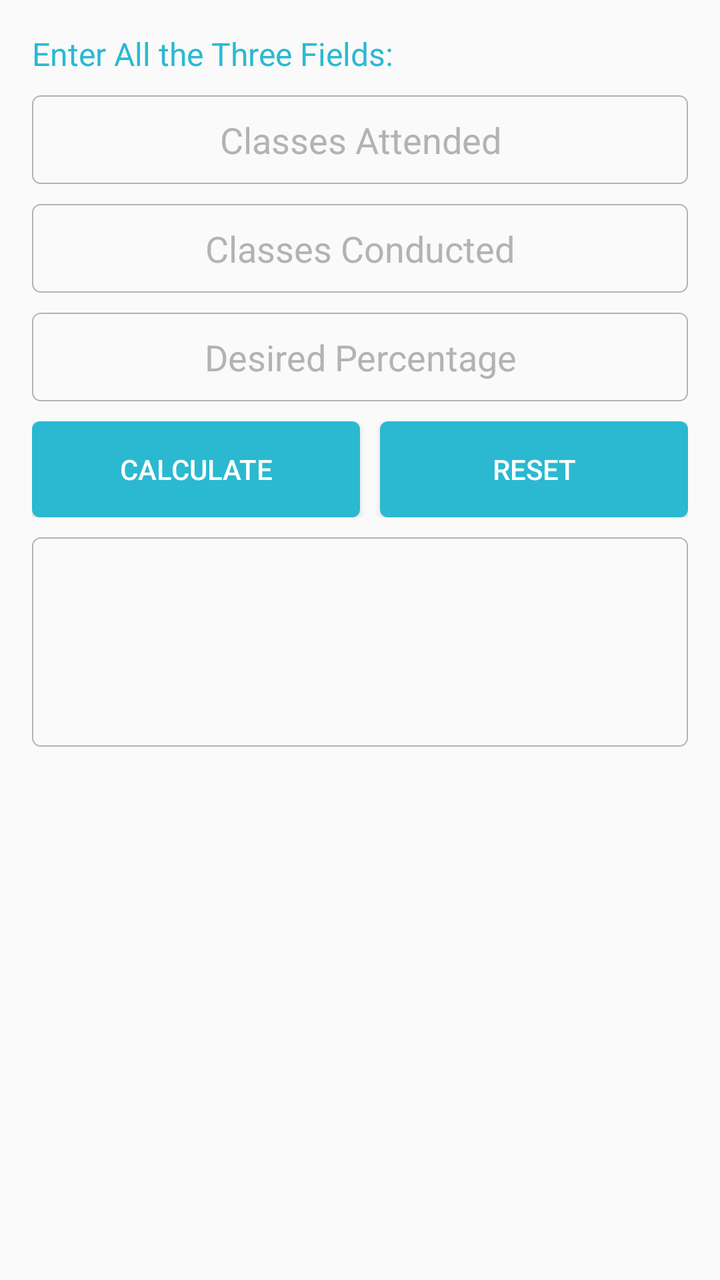
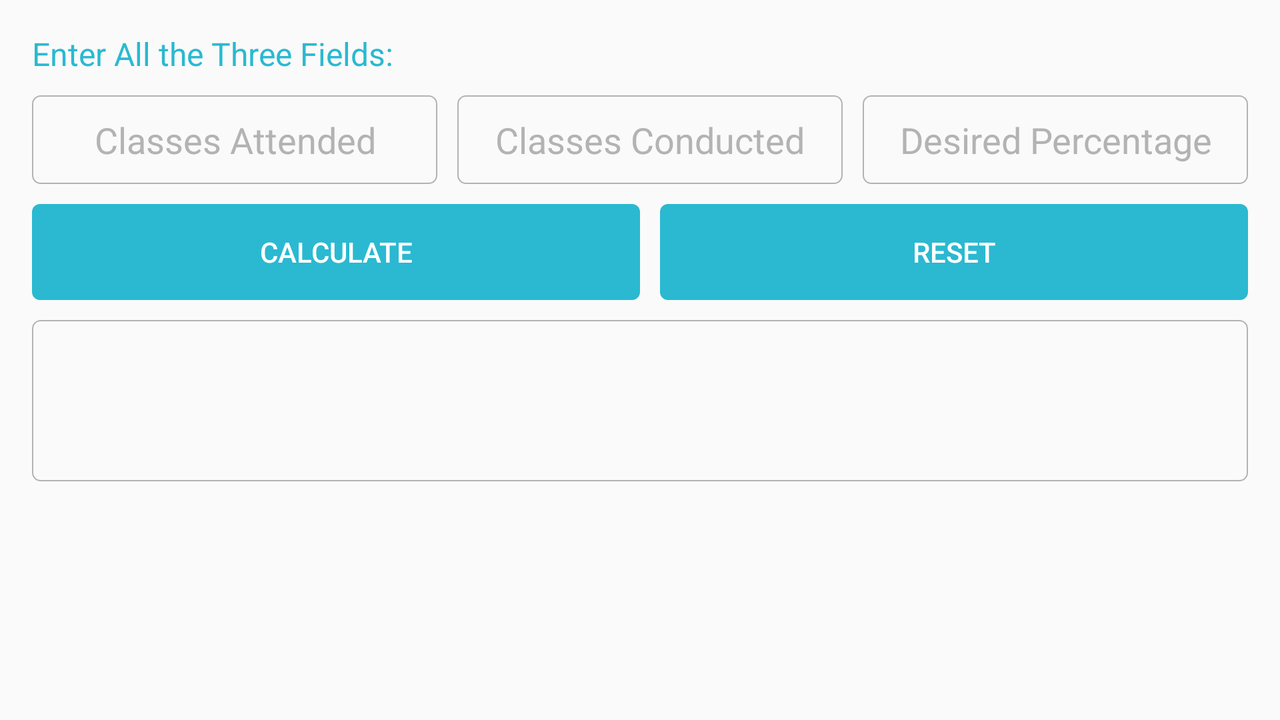

An Android layout and its configuration variant, each rendered on a device that would load it. The default file and the variant file are quoted in full after the pictures.
<!-- AndroidManifest.xml: application theme AppTheme -->
<!-- res/layout/activity_main_activity_trial.xml -->
<LinearLayout xmlns:android="http://schemas.android.com/apk/res/android"
    xmlns:tools="http://schemas.android.com/tools"
    android:layout_width="match_parent"
    android:layout_height="match_parent"
    android:orientation="vertical"
    android:paddingBottom="@dimen/activity_vertical_margin"
    android:paddingLeft="@dimen/activity_horizontal_margin"
    android:paddingRight="@dimen/activity_horizontal_margin"
    android:paddingTop="@dimen/activity_vertical_margin"
    tools:context=".MainActivityTrial">

    <TextView
        android:layout_width="wrap_content"
        android:layout_height="wrap_content"
        android:paddingBottom="10dp"
        android:text="Enter All the Three Fields: "
        android:textColor="@color/primary"
        android:textSize="16sp" />

    <EditText
        android:id="@+id/editText1"
        android:layout_width="match_parent"
        android:layout_height="wrap_content"
        android:background="@drawable/box"
        android:ems="10"
        android:gravity="center_horizontal"
        android:hint="@string/F1"
        android:inputType="number"
        android:padding="10dp"
        android:textColor="@color/text"
        android:textColorHint="@color/hint_text" />

    <EditText
        android:id="@+id/editText2"
        android:layout_width="match_parent"
        android:layout_height="wrap_content"
        android:layout_marginTop="10dp"
        android:background="@drawable/box"
        android:ems="10"
        android:gravity="center_horizontal"
        android:hint="@string/F2"
        android:inputType="number"
        android:padding="10dp"
        android:textColor="@color/text"
        android:textColorHint="@color/hint_text" />

    <EditText
        android:id="@+id/editText3"
        android:layout_width="match_parent"
        android:layout_height="wrap_content"
        android:layout_marginTop="10dp"
        android:background="@drawable/box"
        android:ems="10"
        android:gravity="center_horizontal"
        android:hint="@string/F3"
        android:inputType="number"
        android:padding="10dp"
        android:textColor="@color/text"
        android:textColorHint="@color/hint_text" />

    <LinearLayout
        android:layout_width="match_parent"
        android:layout_height="wrap_content"
        android:layout_gravity="center_horizontal|center_vertical"
        android:layout_marginTop="10dp">

        <TableRow
            android:layout_width="match_parent"
            android:layout_height="wrap_content"
            android:layout_gravity="center_horizontal"
            android:layout_marginBottom="10dp"
            android:gravity="center">

            <Button
                android:id="@+id/button1"
                android:layout_width="match_parent"
                android:layout_height="wrap_content"
                android:layout_weight="1"
                android:background="@drawable/button_box"
                android:paddingLeft="20dp"
                android:paddingRight="20dp"
                android:text="Calculate"
                android:textColor="@android:color/white" />

            <Button
                android:id="@+id/button2"
                android:layout_width="match_parent"
                android:layout_height="wrap_content"
                android:layout_marginLeft="10dp"
                android:layout_weight="1"
                android:background="@drawable/button_box"
                android:paddingLeft="20dp"
                android:paddingRight="20dp"
                android:text="RESET"
                android:textColor="@android:color/white" />
        </TableRow>
    </LinearLayout>

    <LinearLayout
        android:layout_width="match_parent"
        android:layout_height="wrap_content"
        android:background="@drawable/box"
        android:orientation="vertical">

        <TextView
            android:id="@+id/textView4"
            android:layout_width="match_parent"
            android:layout_height="wrap_content"
            android:freezesText="true"
            android:padding="16dp"
            android:textColor="@color/primaryDark" />

        <TextView
            android:id="@+id/textView5"
            android:layout_width="match_parent"
            android:layout_height="wrap_content"
            android:freezesText="true"
            android:padding="16dp"
            android:textColor="@color/primaryDark"
            android:textSize="16sp"
            android:textStyle="bold" />
    </LinearLayout>
</LinearLayout>
<!-- resources referenced by this layout -->
<resources>
  <color name="hint_text">#b3b3b3</color>
  <color name="primary">#2ab9d1</color>
  <color name="primaryDark">#2197a7</color>
  <color name="text">#4d4d4d</color>
  <dimen name="activity_horizontal_margin">16dp</dimen>
  <dimen name="activity_vertical_margin">16dp</dimen>
  <!-- drawable box (drawable) -->
  <?xml version="1.0" encoding="utf-8"?>
  <shape xmlns:android="http://schemas.android.com/apk/res/android" android:shape="rectangle" >
      <solid android:color="#00ffffff" />
      <stroke android:width="0.5dp" android:color="#b3b3b3" />
      <corners android:radius="4dp"/>
  </shape>
  <!-- drawable button_box (drawable) -->
  <shape xmlns:android="http://schemas.android.com/apk/res/android"
      android:shape="rectangle" >
  
      <solid android:color="@color/primary" />
      <corners
          android:bottomLeftRadius="4dp"
          android:bottomRightRadius="4dp"
          android:topLeftRadius="4dp"
          android:topRightRadius="4dp" /></shape>
  <string name="F1">Classes Attended</string>
  <string name="F2">Classes Conducted</string>
  <string name="F3">Desired Percentage</string>
  <!-- from res/values-v14/ -->
  <style name="AppTheme" parent="Theme.AppCompat.Light.DarkActionBar">
          <item name="colorPrimary">@color/primary</item>
          <item name="colorPrimaryDark">@color/primaryDark</item>
      </style>
</resources>
<!-- res/layout-land/activity_main_activity_trial.xml (the repository's variant of the layout above) -->
<!-- drawn on the phone turned sideways -->
<LinearLayout xmlns:android="http://schemas.android.com/apk/res/android"
    xmlns:tools="http://schemas.android.com/tools"
    android:layout_width="match_parent"
    android:layout_height="match_parent"
    android:orientation="vertical"
    android:paddingBottom="@dimen/activity_vertical_margin"
    android:paddingLeft="@dimen/activity_horizontal_margin"
    android:paddingRight="@dimen/activity_horizontal_margin"
    android:paddingTop="@dimen/activity_vertical_margin"
    tools:context=".MainActivityTrial">

    <TextView
        android:layout_width="wrap_content"
        android:layout_height="wrap_content"
        android:text="Enter All the Three Fields: "
        android:textColor="@color/primary"
        android:textSize="16sp"
        android:paddingBottom="10dp"/>
    <TableRow
        android:layout_height="wrap_content"
        android:layout_width="match_parent"
        android:layout_gravity="center_horizontal"
        android:gravity="center">
    <EditText
        android:layout_weight="1"
        android:id="@+id/editText1"
        android:layout_width="match_parent"
        android:layout_height="wrap_content"
        android:textColor="@color/text"
        android:textColorHint="@color/hint_text"
        android:background="@drawable/box"
        android:ems="10"
        android:gravity="center_horizontal"
        android:hint="@string/F1"
        android:inputType="number"
        android:padding="10dp" />

    <EditText
        android:layout_weight="1"
        android:id="@+id/editText2"
        android:layout_width="match_parent"
        android:layout_height="wrap_content"
        android:textColor="@color/text"
        android:textColorHint="@color/hint_text"
        android:background="@drawable/box"
        android:ems="10"
        android:gravity="center_horizontal"
        android:hint="@string/F2"
        android:inputType="number"
        android:padding="10dp"
        android:layout_marginLeft="10dp" />

    <EditText
        android:layout_weight="1"
        android:id="@+id/editText3"
        android:layout_width="match_parent"
        android:layout_height="wrap_content"
        android:background="@drawable/box"
        android:ems="10"
        android:textColor="@color/text"
        android:textColorHint="@color/hint_text"
        android:gravity="center_horizontal"
        android:hint="@string/F3"
        android:inputType="number"
        android:padding="10dp"
        android:layout_marginLeft="10dp" />
    </TableRow>
    <LinearLayout
        android:layout_width="match_parent"
        android:layout_marginTop="10dp"
        android:layout_gravity="center_horizontal|center_vertical"
        android:layout_height="wrap_content"
        >

        <TableRow
            android:layout_width="match_parent"
            android:layout_height="wrap_content"
            android:layout_gravity="center_horizontal"
            android:layout_marginBottom="10dp"
            android:gravity="center">

            <Button
                android:id="@+id/button1"
                android:background="@drawable/button_box"
                android:layout_width="match_parent"
                android:layout_height="wrap_content"
                android:text="Calculate"
                android:layout_weight="1"
                android:paddingLeft="20dp"
                android:paddingRight="20dp"
                android:textColor="@android:color/white"/>

            <Button
                android:id="@+id/button2"
                android:background="@drawable/button_box"
                android:layout_width="match_parent"
                android:layout_height="wrap_content"
                android:text="RESET"
                android:layout_weight="1"
                android:layout_marginLeft="10dp"
                android:paddingLeft="20dp"
                android:paddingRight="20dp"
                android:textColor="@android:color/white"/>
        </TableRow>
    </LinearLayout>
    <LinearLayout
        android:background="@drawable/box"
        android:layout_width="match_parent"
        android:layout_height="wrap_content"
        android:orientation="vertical"
        android:scrollbars="vertical">
        <TextView
            android:id="@+id/textView4"
            android:layout_width="match_parent"
            android:layout_height="wrap_content"
            android:padding="10dp"
            android:freezesText="true"
            android:textColor="@color/primaryDark"
            />
        <TextView
            android:id="@+id/textView5"
            android:layout_width="match_parent"
            android:layout_height="wrap_content"
            android:padding="10dp"
            android:textSize="16sp"
            android:textStyle="bold"
            android:textColor="@color/primaryDark"
            android:freezesText="true"
            />
    </LinearLayout>
</LinearLayout>
